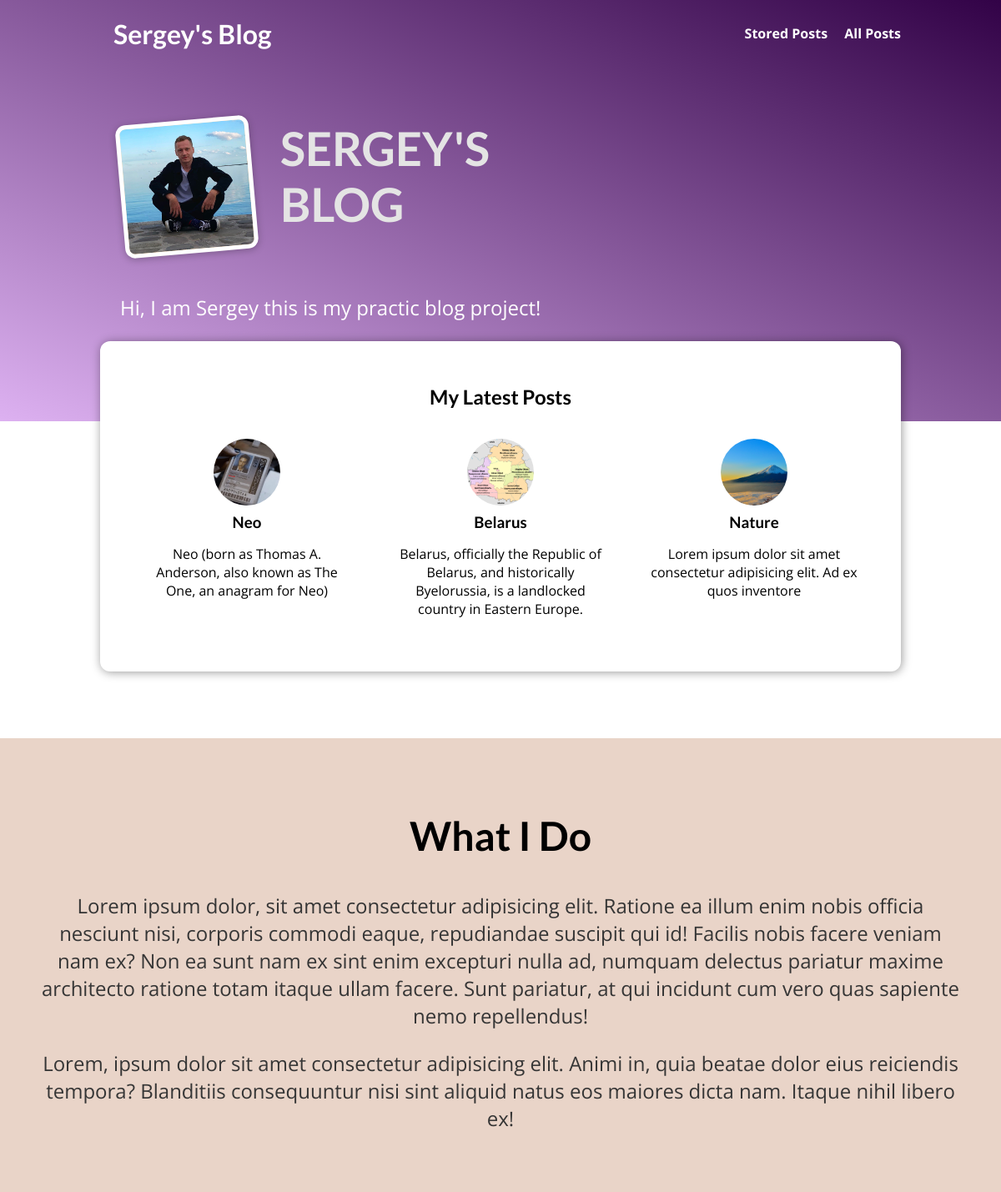
The app's page /, older data.
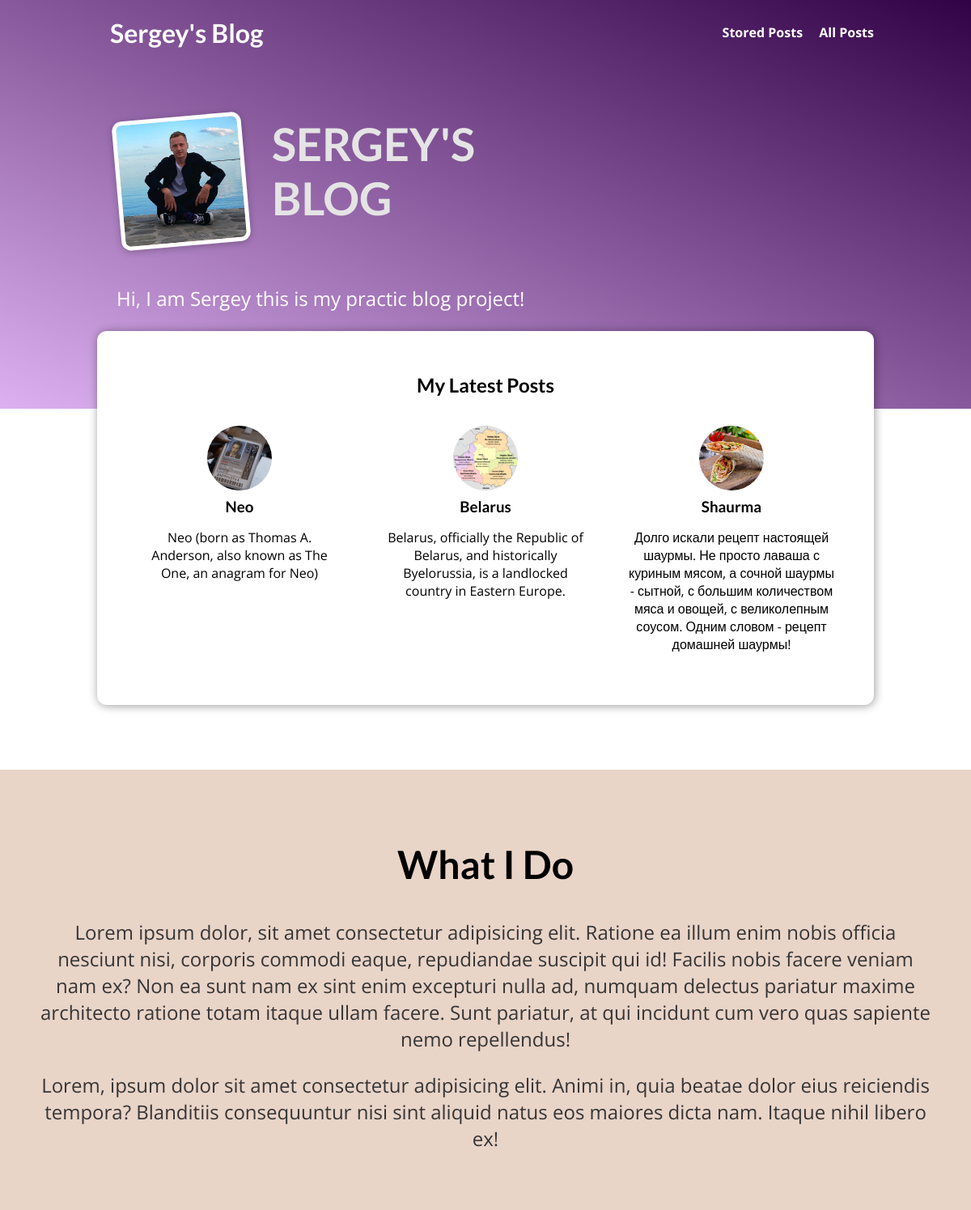
The same page, newer data.
### blog/models.py (models this page shows, shortened)
class Post(models.Model):
    title = models.CharField(max_length=150)
    excerpt = models.CharField(max_length=200)
    image = models.ImageField(upload_to="posts", null=True)
    date = models.DateField(auto_now=True)
    slug = models.SlugField(unique=True, db_index=True)
    content = models.TextField(validators=[MinLengthValidator(10)])
    author = models.ForeignKey(
        Author, on_delete=models.SET_NULL, null=True, related_name="posts")
    tags = models.ManyToManyField(Tag)

### blog/views.py (the view)
# urls.py: path("", views.StartingPageView.as_view(), name="starting-page"),
class StartingPageView(ListView):
    template_name = "blog/index.html"
    model = Post
    ordering = ["-date"]
    context_object_name = "posts"
    def get_queryset(self):
        queryset = super().get_queryset()
        data = queryset[:3]
        return data

### blog/templates/blog/index.html (shortened to what this page needs)
{% extends "base.html" %}
{% load static %}
{% block css_files %}
<link rel="stylesheet" href="{% static 'blog/post.css' %}" />
<link rel="stylesheet" href="{% static 'blog/index.css' %}" />
{% endblock %}
{% block content %}
<section id="welcome">
    <header>
        <img src="{% static 'blog/images/sergey.png' %}" alt="Sergey - The Author Of This Blog" />
        <h2>SERGEY'S BLOG</h2>
    </header>
    <p>Hi, I am Sergey this is my practic blog project!</p>
</section>
<section id="latest-posts">
    <h2>My Latest Posts</h2>
    <ul>
        {% for post in posts %} {% include 'blog/includes/post.html' %} {% endfor %}
    </ul>
</section>
<section id="about">
    <h2>What I Do</h2>
    <p>Lorem ipsum dolor, sit amet consectetur adipisicing elit. Ratione ea illum enim nobis officia nesciunt nisi, corporis commodi eaque, repudiandae suscipit qui id! Facilis nobis facere veniam nam ex? Non ea sunt nam ex sint enim excepturi nulla ad,
        numquam delectus pariatur maxime architecto ratione totam itaque ullam facere. Sunt pariatur, at qui incidunt cum vero quas sapiente nemo repellendus!
    </p>
    <p>Lorem, ipsum dolor sit amet consectetur adipisicing elit. Animi in, quia beatae dolor eius reiciendis tempora? Blanditiis consequuntur nisi sint aliquid natus eos maiores dicta nam. Itaque nihil libero ex!
    </p>
</section>
{% endblock %}

### blog/templates/blog/includes/post.html
<li>
    <article class="post">
        <a href='{% url "post-detail-page" post.slug %}'>
            <img src='{{ post.image.url }}' alt="{{ post.title }}" />
            <div class="post__content">
                <h3>{{ post.title }}</h3>
                <p>
                    {{ post.excerpt }}
                </p>
            </div>
        </a>
    </article>
</li>

Row changes from the older to the newer data that the page shows:
no longer on this page (row unchanged): Post: image (picture), title "Nature", excerpt "Lorem ipsum dolor sit amet consectetur adipisicing elit. Ad ex quos inventore"
added Post: image (picture), title "Shaurma", excerpt "Долго искали рецепт настоящей шаурмы. Не просто лаваша с куриным мясом, а сочной шаурмы - сытной, с большим количеством мяса и овощей, с великолепным соусом. Одним словом - рецепт домашней шаурмы!"
